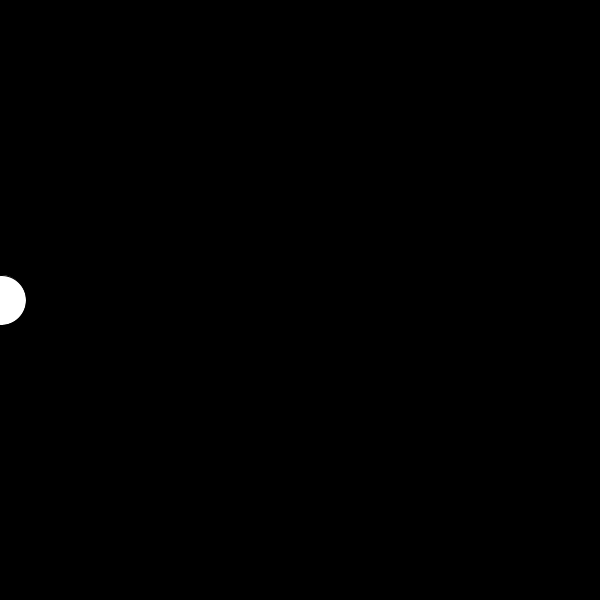
Frame 1 (no input)
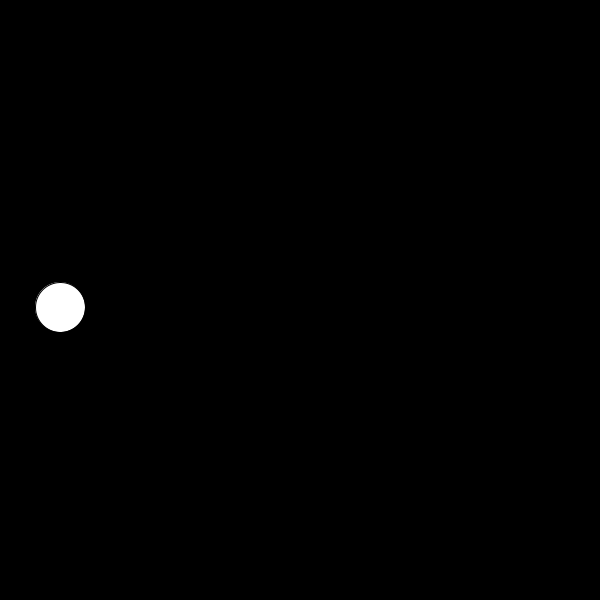
Frame 60 (the mouse pressed at the canvas centre just before this capture)
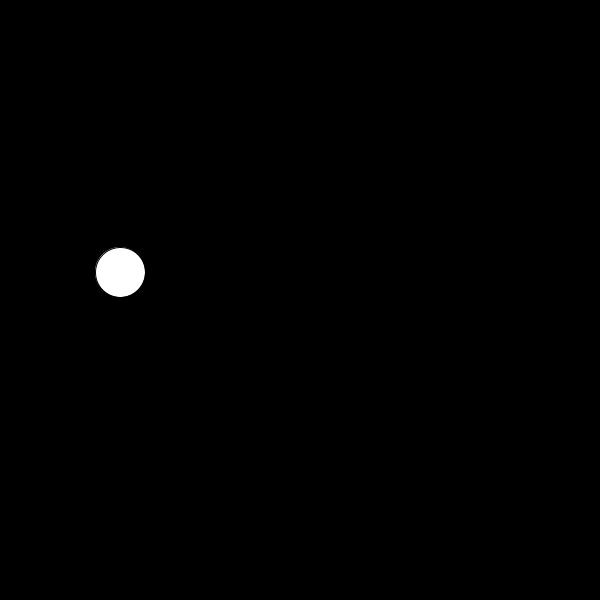
Frame 120 (the mouse held since frame 60 and released just before this capture)

The Processing sketch that drew these frames (run headless with seeded random() and noise(); from frame 60 on, the mouse is pressed at the canvas centre):

// Processing sketch: FinalQ02
// ── FinalQ02.pde
// fix the code so that the drawn ellipse oscillates as 
// in the example gif. it should reset its position to 
// the left side of the screen after reaching the right.
// the wave's amplitude should grow larger as the xPos 
// increases (use map() or other means).

int size = 50; 
float xPos = 0;
float yPos = 0;
float theta; 
float ampl; 

void setup() {
  size(600, 600);
}
void draw() {
  background(0); 

  theta += .05; 

  //create boundaries for your xPos 
  if (xPos>width) {
    xPos=0;
  }

  xPos += 1; 

  //use the map function for ampl 
  ampl = map(xPos, 0, width, 0, 500);

  //fix yPos 
  yPos = height/2 + sin(theta)*ampl; 

  fill(255); 
  ellipse(xPos, yPos, size, size);
}

//done
